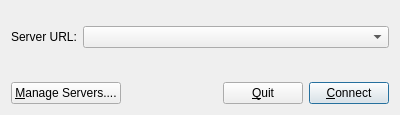
<ui version="4.0" >
 <class>connectDialog</class>
 <widget class="QDialog" name="connectDialog" >
  <property name="windowModality" >
   <enum>Qt::ApplicationModal</enum>
  </property>
  <property name="geometry" >
   <rect>
    <x>0</x>
    <y>0</y>
    <width>400</width>
    <height>115</height>
   </rect>
  </property>
  <property name="windowTitle" >
   <string>Connect to EE</string>
  </property>
  <layout class="QVBoxLayout" name="verticalLayout_3" >
   <item>
    <spacer name="verticalSpacer_2" >
     <property name="orientation" >
      <enum>Qt::Vertical</enum>
     </property>
     <property name="sizeHint" stdset="0" >
      <size>
       <width>20</width>
       <height>16</height>
      </size>
     </property>
    </spacer>
   </item>
   <item>
    <layout class="QHBoxLayout" name="horizontalLayout" >
     <item>
      <layout class="QVBoxLayout" name="verticalLayout" >
       <item>
        <widget class="QLabel" name="label" >
         <property name="windowModality" >
          <enum>Qt::NonModal</enum>
         </property>
         <property name="sizePolicy" >
          <sizepolicy vsizetype="Preferred" hsizetype="Minimum" >
           <horstretch>0</horstretch>
           <verstretch>0</verstretch>
          </sizepolicy>
         </property>
         <property name="text" >
          <string>Server URL:</string>
         </property>
        </widget>
       </item>
      </layout>
     </item>
     <item>
      <layout class="QVBoxLayout" name="verticalLayout_2" >
       <item>
        <widget class="QComboBox" name="serverURL" >
         <property name="sizePolicy" >
          <sizepolicy vsizetype="Fixed" hsizetype="MinimumExpanding" >
           <horstretch>0</horstretch>
           <verstretch>0</verstretch>
          </sizepolicy>
         </property>
        </widget>
       </item>
      </layout>
     </item>
    </layout>
   </item>
   <item>
    <spacer name="verticalSpacer" >
     <property name="orientation" >
      <enum>Qt::Vertical</enum>
     </property>
     <property name="sizeType" >
      <enum>QSizePolicy::Expanding</enum>
     </property>
     <property name="sizeHint" stdset="0" >
      <size>
       <width>20</width>
       <height>28</height>
      </size>
     </property>
    </spacer>
   </item>
   <item>
    <layout class="QHBoxLayout" name="horizontalLayout_4" >
     <property name="sizeConstraint" >
      <enum>QLayout::SetDefaultConstraint</enum>
     </property>
     <item>
      <widget class="QPushButton" name="serversButton" >
       <property name="enabled" >
        <bool>true</bool>
       </property>
       <property name="sizePolicy" >
        <sizepolicy vsizetype="Fixed" hsizetype="MinimumExpanding" >
         <horstretch>0</horstretch>
         <verstretch>0</verstretch>
        </sizepolicy>
       </property>
       <property name="text" >
        <string>&amp;Manage Servers....</string>
       </property>
       <property name="autoDefault" >
        <bool>false</bool>
       </property>
      </widget>
     </item>
     <item>
      <spacer name="horizontalSpacer" >
       <property name="orientation" >
        <enum>Qt::Horizontal</enum>
       </property>
       <property name="sizeHint" stdset="0" >
        <size>
         <width>40</width>
         <height>20</height>
        </size>
       </property>
      </spacer>
     </item>
     <item>
      <widget class="QPushButton" name="quitButton" >
       <property name="sizePolicy" >
        <sizepolicy vsizetype="Fixed" hsizetype="Fixed" >
         <horstretch>0</horstretch>
         <verstretch>0</verstretch>
        </sizepolicy>
       </property>
       <property name="text" >
        <string>&amp;Quit</string>
       </property>
       <property name="autoDefault" >
        <bool>false</bool>
       </property>
      </widget>
     </item>
     <item>
      <widget class="QPushButton" name="connectButton" >
       <property name="sizePolicy" >
        <sizepolicy vsizetype="Fixed" hsizetype="Fixed" >
         <horstretch>0</horstretch>
         <verstretch>0</verstretch>
        </sizepolicy>
       </property>
       <property name="text" >
        <string>&amp;Connect</string>
       </property>
       <property name="default" >
        <bool>true</bool>
       </property>
      </widget>
     </item>
    </layout>
   </item>
  </layout>
 </widget>
 <resources/>
 <connections/>
</ui>
